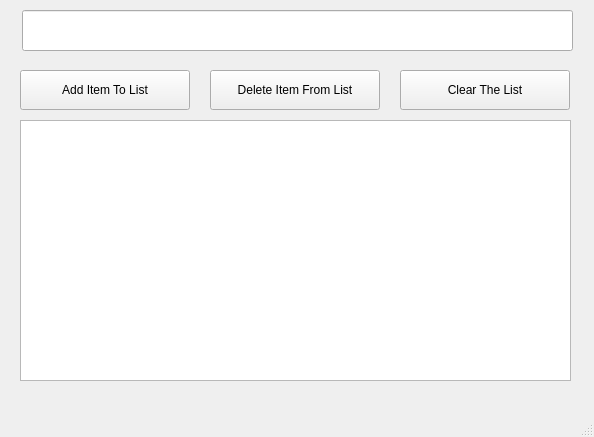
<?xml version="1.0" encoding="UTF-8"?>
<ui version="4.0">
 <class>MainWindow</class>
 <widget class="QMainWindow" name="MainWindow">
  <property name="geometry">
   <rect>
    <x>0</x>
    <y>0</y>
    <width>594</width>
    <height>437</height>
   </rect>
  </property>
  <property name="windowTitle">
   <string>To Do List</string>
  </property>
  <widget class="QWidget" name="centralwidget">
   <widget class="QPushButton" name="addItem_pushButton">
    <property name="geometry">
     <rect>
      <x>20</x>
      <y>70</y>
      <width>170</width>
      <height>40</height>
     </rect>
    </property>
    <property name="text">
     <string>Add Item To List</string>
    </property>
   </widget>
   <widget class="QPushButton" name="deleteItem_pushButton_2">
    <property name="geometry">
     <rect>
      <x>210</x>
      <y>70</y>
      <width>170</width>
      <height>40</height>
     </rect>
    </property>
    <property name="text">
     <string>Delete Item From List</string>
    </property>
   </widget>
   <widget class="QPushButton" name="clearList_pushButton_3">
    <property name="geometry">
     <rect>
      <x>400</x>
      <y>70</y>
      <width>170</width>
      <height>40</height>
     </rect>
    </property>
    <property name="text">
     <string>Clear The List</string>
    </property>
   </widget>
   <widget class="QLineEdit" name="addItem_lineEdit">
    <property name="geometry">
     <rect>
      <x>22</x>
      <y>10</y>
      <width>551</width>
      <height>41</height>
     </rect>
    </property>
   </widget>
   <widget class="QListWidget" name="listWidget">
    <property name="geometry">
     <rect>
      <x>20</x>
      <y>120</y>
      <width>551</width>
      <height>261</height>
     </rect>
    </property>
   </widget>
  </widget>
  <widget class="QMenuBar" name="menubar">
   <property name="geometry">
    <rect>
     <x>0</x>
     <y>0</y>
     <width>594</width>
     <height>22</height>
    </rect>
   </property>
  </widget>
  <widget class="QStatusBar" name="statusbar"/>
 </widget>
 <resources/>
 <connections/>
</ui>
